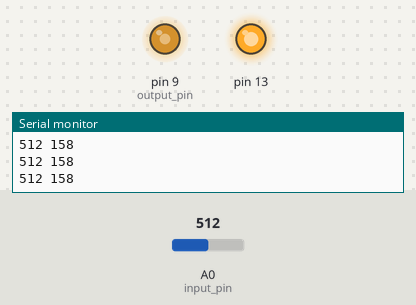
This sketch was run on a simulated Arduino Uno, built with avr-gcc and run on an emulated ATmega328P. Parts: output pins drawn as LEDs (lit = HIGH), the last lines printed to the serial monitor. The inputs (shaded band) are chosen by the test bench; at power-on: A0 (input_pin) = 512.

Above: at 1.2 s.
1.3 s: A0 (input_pin) set to 489
At 2.5 s:
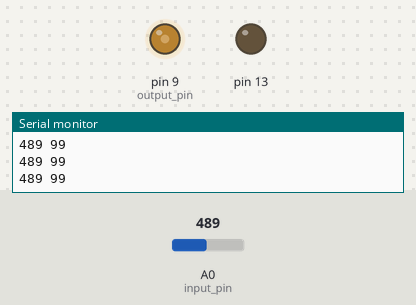
2.8 s: A0 (input_pin) set to 440
At 4.0 s:
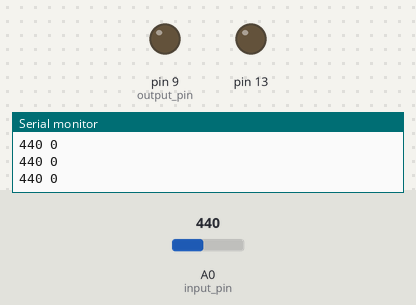
4.3 s: A0 (input_pin) set to 463
At 5.2 s:
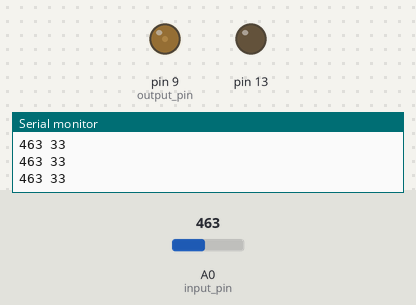
5.8 s: A0 (input_pin) set to 560
At 6.3 s:
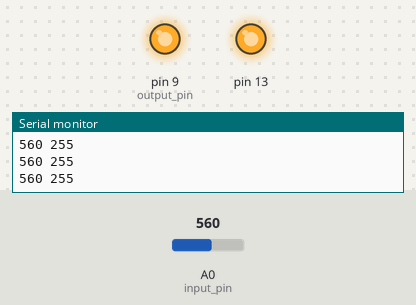
7.3 s: A0 (input_pin) set to 306
At 8.4 s:
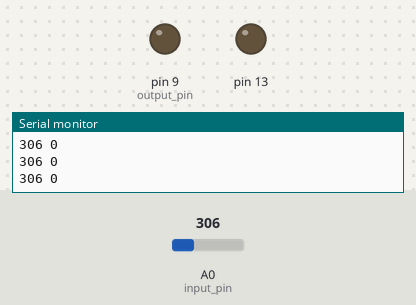
8.8 s: A0 (input_pin) set to 1023
At 9.7 s:
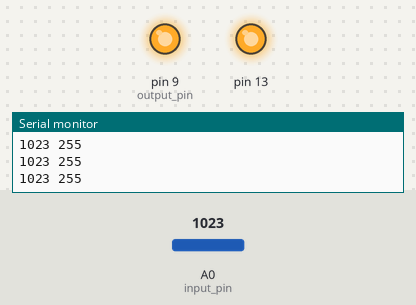
Timing chart, 0 to 11.3 s (numbered marks = the images above; inputs shaded):
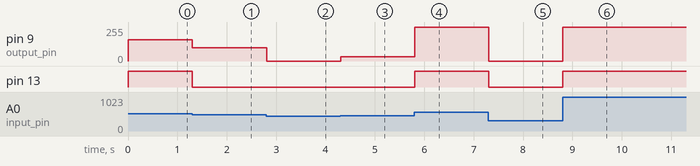

The sketch:

analog_read.ino
```cpp
#define minimum_value 450
#define maximum_value 550
#define input_pin A0
#define output_pin 9

/*

*/

// the setup routine runs once when you press reset:
void setup() {
  // initialize serial communication at 9600 bits per second:
  Serial.begin(9600);
}

// the loop routine runs over and over again forever:
void loop() {
  // read the input on analog pin 0:
  int raw_value = analogRead(A0);
  int scale_value = map(raw_value, minimum_value, maximum_value, 0, 255);
  scale_value = constrain(scale_value, 0, 255);
  analogWrite(output_pin, scale_value);
  analogWrite(13, scale_value);

  // print out the value you read:
  Serial.print(raw_value);
  Serial.print(" ");
  Serial.println(scale_value);
  delay(1);        // delay in between reads for stability
}
```

Measured:
- the behaviour switches between 501 and 500 on A0 (input_pin) (found by bisection; images 0 and 1)
- after the input at 1.3 s, pin 9 (output_pin): 158/255 → 99/255 at once; pin 13: HIGH → LOW at once
- after the input at 2.8 s, pin 9 (output_pin): 99/255 → 0/255 at once
- after the input at 4.3 s, pin 9 (output_pin): 0/255 → 33/255 at once
- after the input at 5.8 s, pin 9 (output_pin): 33/255 → 255/255 at once; pin 13: LOW → HIGH at once
- after the input at 7.3 s, pin 9 (output_pin): 255/255 → 0/255 at once; pin 13: HIGH → LOW at once
- after the input at 8.8 s, pin 9 (output_pin): 0/255 → 255/255 at once; pin 13: LOW → HIGH at once
